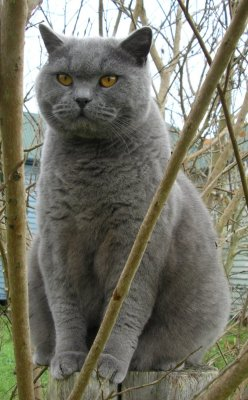
#> input picture resources/cat.jpg, 248 x 400 px
$ jupyter execute --allow-errors Image-Processing.ipynb   (shell and % lines are left out)   (older library calls are emulated)
#> lines starting #> are read from the running program, lines starting #| are printed output that depends on the picture
# Image Processing in Python

## Introduction

Earlier, we gave a brief overview of Python and three powerful Python libraries (NumPy, MatPlotLib, and SciPy) we use when working with DeepCell. Today, we will become more familiar with SciPy and introduce a fourth package, a powerful suite of image processing tools called `scikit-image`. <i> NB: scikit-image has a description of tag `skimage` that can be used interchageably with the offical name.</i>

To install `scitkit-image`, execute one of the following command on the command line:

`pip install scikit-image`

`conda install scikit-image` (for Anaconda users)

In this tutorial, we will cover:

* Loading & Handling Image Data: Input/output, Data Types, and Colorspaces
* Preprocessing: Contrast Adjustment, Background Subtraction, and Filtering
* Foreground Detection: Thresholding and Morphological Operations
* Object Detection and Segmentation: Labeling, Seeding and Expansion
* Postprocessing: Affine Transformations
* Writing Output to Files: Images, JSON, and NPZ

## Section 1: Loading and Handling Image Data

`skimage` has a number of useful functions we can import to load and manipulate images, as well as save the resulting images. Remember, though, this library builds on NumPy, so we will need to import that library as well.

[cell 1]

import numpy as np

from skimage.io import imread, imsave, imshow
from skimage.transform import resize as imresize

# Read an JPEG image into a numpy array
#img = imread('resources/img_000000000_Phase_000.png')
img = imread('resources/cat.jpg')
#> img is the input picture: shape (400, 248, 3); mean R, G, B 117.6, 116.7, 103.4
print(img.dtype, img.shape)  # Prints "uint8 (400, 248, 3)"
#| uint8 (400, 248, 3)

# We can tint the image by scaling each of the color channels
# by a different scalar constant. The image has shape (400, 248, 3);
# we multiply it by the array [1, 0.95, 0.9] of shape (3,);
# numpy broadcasting means that this leaves the red channel unchanged,
# and multiplies the green and blue channels by 0.95 and 0.9
# respectively.
img_tinted = img * [1, 0.95, 0.9]
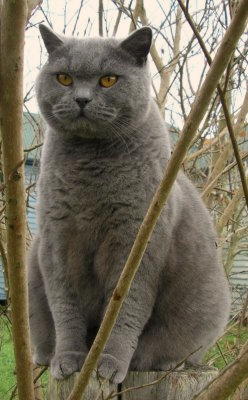
#> img_tinted: shape (400, 248, 3) float64; mean R, G, B 117.6, 110.9, 93.1

# Resize the tinted image to be 300 by 300 pixels.
img_tinted = imresize(img_tinted, (300, 300))
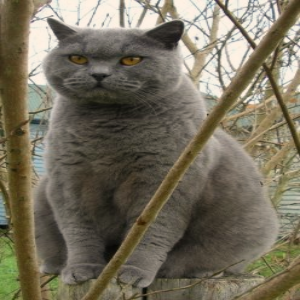
#> img_tinted: shape (300, 300, 3) float64; mean R, G, B 117.6, 110.9, 93.1

# Write the tinted image back to disk
imsave('resources/cat_tinted.jpg', np.uint8(img_tinted))
imshow(img_tinted.astype('uint8'))

Rather than "hardcoding" the file path, a more robust way of handling these operations is to designate a section of code to specify the directory path and file name as variables.

If the file is not in the current working directory, you must also have a way of specifying the path to the directory where the file is stored. In our case, the example images are stored in the directory called 'resources' in the same folder as this notebook. Note that you can use either the full path - something like r"/home/user/bootcamp/intro-to-deepcell/resources/example_cells_1.tif" or the relative path, starting from the current working directory.

NB: Paths and filenames can contain slashes, empty spaces and other special symbols, which can cause trouble for programming languages under certain circumstances. To circumvent such trouble, add the letter r before your string definition to create a so-called 'raw string', which is not affected by these problems (e.g. `my_raw_string = r"some string with funny symbols: \\\!/~***!"`).

[cell 2]
# Create a string variable with the name of the file you'd like to load (here: 'example_cells_1.tif').
# Suggested name for the variable: filename
filename = r'img_000000000_FITC_001.png'

# Create a string variable with the path to the directory that contains the file you'd like to load.
# Suggested name for the variable: dirpath
dirpath = r'resources'  # Relative path
#dirpath = r'/home/user/bootcamp/intro-to-deepcell/resources/img_000000000_FITC_001.png'  # Absolute path

[cell 3]
# Now combine the directory path and file name into one variable, the file path

# Import the function 'join' from the module 'os.path'
# This function automatically takes care of the slashes that need to be added when combining two paths.
from os.path import join

# Print the result to see that everything is correct
# Suggested name for the variable: filepath
filepath = join(dirpath, filename)
print(filepath)

With the file path established, we can load the image (using the `imread` function we imported earlier), make sure the load was successful, and display the image.

[cell 4]
# Load 'img_000000000_Far-red_001.png' and store it in a variable.
# Suggested name for the variable: img
img = imread(filepath)
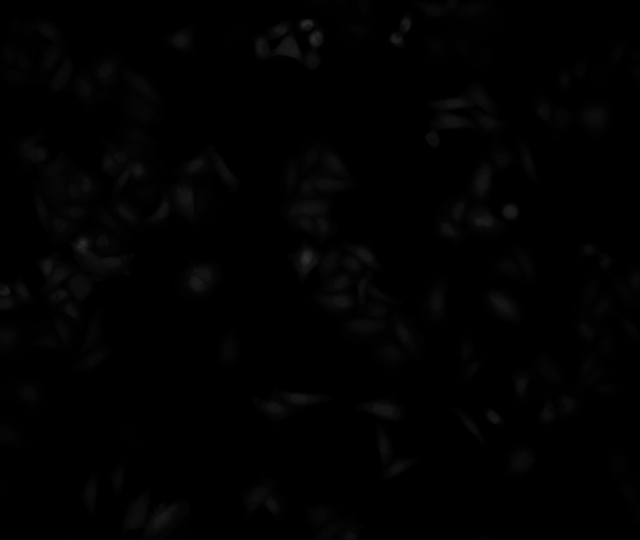
#> input picture resources/img_000000000_FITC_001.png, 1280 x 1080 px (shown at 1/2 size)
#> img is the input picture: shape (1080, 1280) uint16; min 71, max 12342, mean 503.7

[cell 5]
# Check that the load went as expected

# Check that 'img' is a variable of type 'ndarray' - use Python's built-in function 'type'.
print("Loaded array is of type:", type(img).__name__)
#| Loaded array is of type: ndarray

# Print the shape of the array using the numpy-function 'shape'.
print("Loaded array has shape:", img.shape)
#| Loaded array has shape: (1080, 1280)

# Check the datatype of the individual numbers in the array. You can use the array attribute 'dtype' to do so.
print("Loaded values are of type:", img.dtype)
#| Loaded values are of type: uint16

NB: The dtype should be 'uint16', because these are unsigned 16-bit integer images. Another common dtype for images is uint8. You can read more about the differences [here](https://www.mathworks.com/help/matlab/creating_plots/working-with-8-bit-and-16-bit-images.html) and [here](https://printaura.com/8-bit-vs-16-bit-images-whats-the-difference-which-to-use/)

Now we're ready to take a look at the images. To plot the array as an image, use pyplot's functions `plt.imshow` followed by `plt.show`.

You can check the documentation for `plt.imshow` and note the parameters that can be specified, such as colormap (cmap)
and interpolation. Since we are working with scientific data, interpolation is unwelcome, so you should set it to "none". The most common cmap for grayscale images is naturally "gray". You may also want to adjust the size of the figure. You can do this by preparing the figure canvas with the function `plt.figure` before calling `plt.imshow`. The canvas size is adjusted using the keyword argument 'figsize' when calling `plt.figure`.

[cell 6]
import matplotlib.pyplot as plt

plt.figure(figsize=(7, 7))
plt.imshow(img, interpolation='none', cmap='gray')
plt.show()

Don't worry if it's dark, we'll fix that in a minute. In the meantime, for our peace of mind, here is a side-by-side example using our cat image from ealier:

[cell 7]
img2 = imread('resources/cat.jpg')
img_tinted2 = img2 * [1, 0.95, 0.9]

# Show the original image
plt.subplot(1, 2, 1)
plt.imshow(img2)

# Show the tinted image
plt.subplot(1, 2, 2)

# A slight gotcha with imshow is that it might give strange results if presented with data that is not uint8.
# To work around this, we explicitly cast the image to uint8 before displaying it.
plt.imshow(np.uint8(img_tinted2))
plt.show()
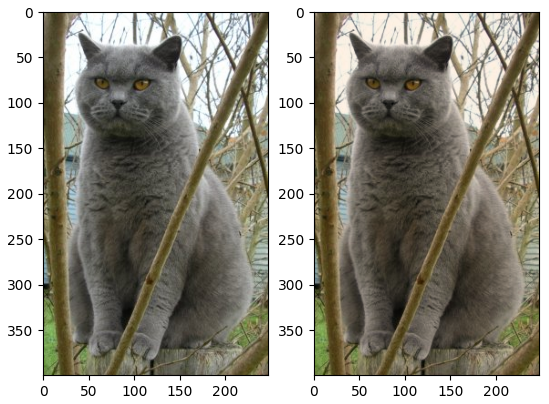
#> figure drawn by matplotlib, 2 panels

## Section 2: Preprocessing

Raw microscope images, like the ones we will be using to train our neural nets, often start out looking like garbage. Viz.:
![alt text][phase000]

[phase000]: ./resources/img_000000000_Phase_000.png "A Bunch of Cells?"

Before we can really use this image for anything, we need to improve it. This is the (pre)process of preprocessing.

### Contrast Adjustment

Contrast adjustment is the process of remapping pixel intensity values in an image such that, generally, there is a broader range of lights and darks, making objects in the image more discernible.

To make the process more quantitative (and, thus, easier to analyze), we often refer to the histogram of pixel intensities in an image. We will often overlay our histograms with cumulative distribution functions (CDF), which provide another quantitative way of visualizing our pixel distributions. Don't worry if you know nothing about cumulative distribution functions; we'll be able to talk about them when they come up.

(**Bonus question**: can anyone tell what data type these images are encoded as, assuming their histograms are showing the entire range of possible pixel values? I.e., if we were to check the `.dtype` of these images, what would we see?)

Within `skimage`, there are multiple functions inside the `skimage.exposure` module for contrast adjustment and histogram observation. We will highlight a few of them here:

* `skimage.exposure.histogram`
* `skimage.exposure.equalize_hist`
* `skimage.exposure.equalize_adapthist`
* `skimage.exposure.rescale_intensity`
* `skimage.exposure.adjust_gamma`

#### **`skimage.exposure.histogram`**

Let's use `skimage.exposure.histogram` to view the distribution of pixel intensities in the cat image.

Note the use of indices on the cat image. It's often most informative to look at each channel in a color image separately, which is what we're doing here.

[cell 8]
from skimage.exposure import histogram

# compute histogram in Red channel of cat image
(counts, bins) = histogram(img2[:, :, 0])
#> counts = 256 values, max 1019 at index 79, min 0 at index 3, mean 387.5; bins = 256 values from 0 to 255
# view histogram
fig = plt.figure()
ax = fig.add_subplot(1, 1, 1)
ax.scatter(bins,counts)
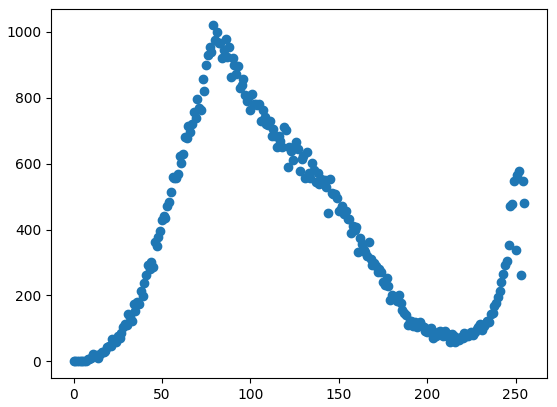
#> figure drawn by matplotlib, 1 panel

Very cool. What do you all see here?

Now, let's look at our cell image.

[cell 9]
# compute cell histogram
#phase_image = imread("resources/img_000000000_Phase_000.png")
#phase_image_float = phase_image/phase_image.max()
#(counts, bins) = histogram(phase_image_float)

(counts, bins) = histogram(img)
#> counts = 12272 values, max 28732 at index 61, min 0 at index 1, mean 112.6; bins = 12272 values from 71 to 12342
# view cell histogram
fig = plt.figure()
ax = fig.add_subplot(1, 1, 1)
ax.scatter(bins, counts)
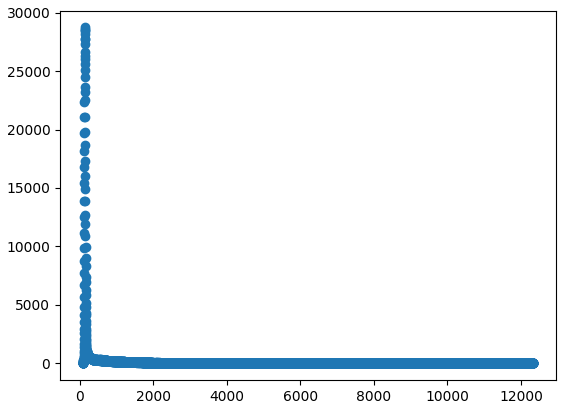
#> figure drawn by matplotlib, 1 panel

We can see that we have a lot of pixels with intermediate values and few (none?) the further we go out to the extremes.

#### **`skimage.exposure.rescale_intensity`**

A really basic way to adjust the contrast of an image is to stretch the min and max values found in the image to the smallest and
largest possible intensity values, respectively, and then spread out all the intermediate values accordingly. That's what `skimage.exposure.rescale_intensity` does.

[cell 10]
# First check the cell image's min and max values
print( "Minimum pixel value: ", img.min())
#| Minimum pixel value:  71
#> (the rest of the program and of its run is left out)
